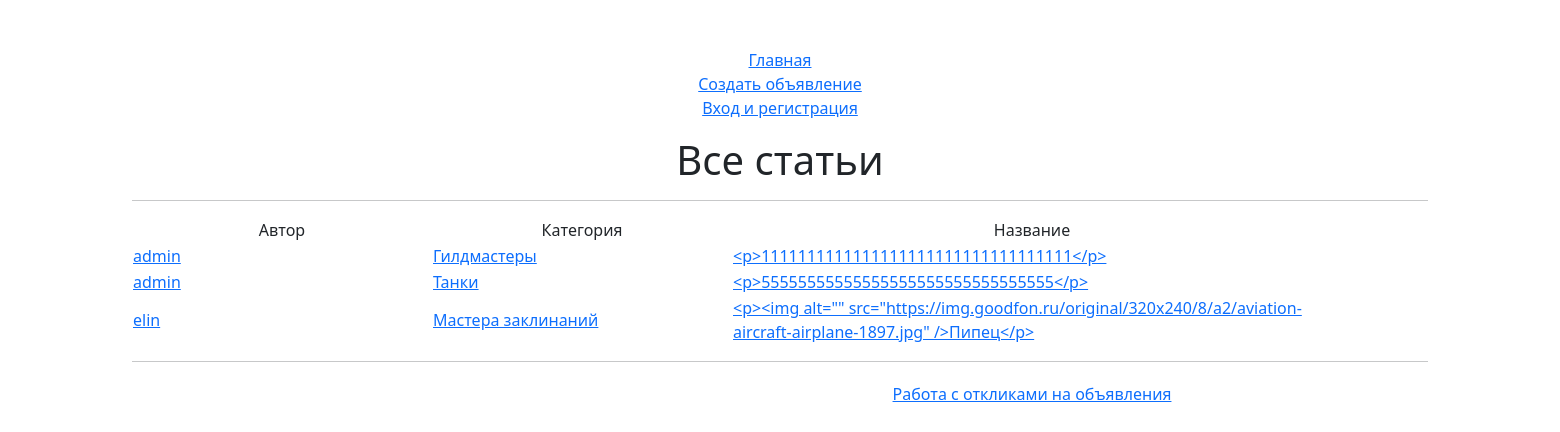
The page / on the database its author committed.
### socproject/models.py (models this page shows, shortened)
class Bulletins(models.Model):
    author = models.ForeignKey(User, on_delete=models.CASCADE)
    category = models.ForeignKey(BulletinsCategory, on_delete=models.CASCADE)
    title = models.CharField(max_length=64)
    text = RichTextField()

class BulletinsCategory(models.Model):
    naming = models.CharField(max_length=32)
    def __str__(self):
        return self.naming

### socproject/views.py (the view)
# urls.py: path('', BulletinsListView.as_view(), name='bulletins'),
class BulletinsListView(ListView):
    model = Bulletins
    template_name = 'bulletins.html'
    context_object_name = 'bulletins'
    ordering = ['title']

### templates/bulletins.html (shortened to what this page needs)
{% extends 'default.html' %}
{% block content %}
   <h1>Все статьи</h1>
    <hr>
    {% if bulletins %}
       <table style="height: 31px; margin-left: auto; margin-right: auto; width: 1800px;">
           <tbody>
               <tr>
                   <td style="width: 300px; text-align: center;"> Автор </td>
                   <td style="width: 300px; text-align: center;"> Категория </td>
                   <td style="width: 600px; text-align: center;"> Название </td>
               </tr>
         {% for bulletin in bulletins %}
               <tr>
                     <td style="width: 300px; text-align: left;"> <a href="{% url 'socproject:bulletin' pk=bulletin.id %}">{{ bulletin.author }}</a> </td>
                     <td style="width: 300px; text-align: left;"> <a href="{% url 'socproject:bulletin' pk=bulletin.id %}">{{ bulletin.category }}</a> </td>
                     <td style="width: 600px; text-align: left;"> <a href="{% url 'socproject:bulletin' pk=bulletin.id %}"> {{ bulletin.text|truncatewords:5 }}</a> </td>
                     <td>
                     </td>
                </tr>
         {% endfor %}
           </tbody>
       </table>
    {% else %}
            <h2>Новостей и статей нет!</h2>
    {% endif %}
    <hr>
        <table style="height: 31px; margin-left: auto; margin-right: auto; width: 1800px;">
            <tr>
                   <td> <a href="{% url 'socproject:showresponses' %}">Работа с откликами на объявления</a> </td>
            </tr>
        </table>
{% endblock content %}

### rows shown on the page
Bulletins: author "admin", category "Гилдмастеры", text "<p>1111111111111111111111111111111111</p>"
Bulletins: author "admin", category "Танки", text "<p>55555555555555555555555555555555</p>"
Bulletins: author "elin", category "Мастера заклинаний", text "<p><img alt=\"\" src=\"https://img.goodfon.ru/original/320x240/8/a2/aviation-aircraft-airplane-1897.jpg\" />Пипец</p>"
